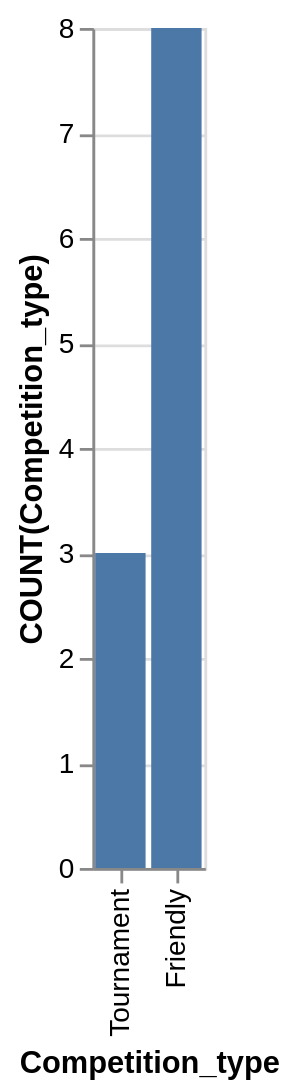

Here is the Vega-Lite specification saved for this chart:
### Vega-Lite specification from a JSON file in a GitHub repository (floating-point values rounded to 4 significant figures)
{"data": {"values": [{"x_data": "Friendly", "y_data": 8}, {"x_data": "Tournament", "y_data": 3}]}, "mark": "bar", "encoding": {"x": {"field": "x_data", "type": "nominal", "title": "Competition_type", "sort": {"op": "sum", "field": "y_data", "order": "ascending"}}, "y": {"field": "y_data", "type": "quantitative", "title": "COUNT(Competition_type)"}}}
